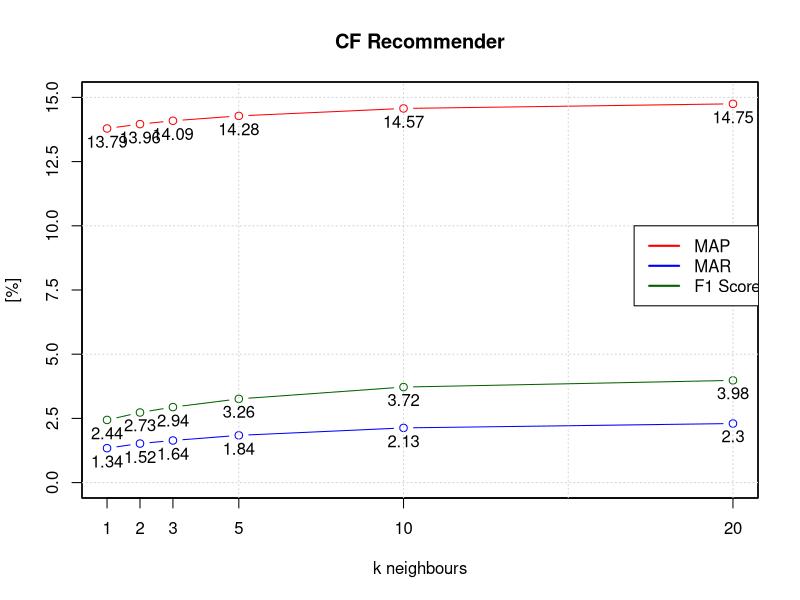
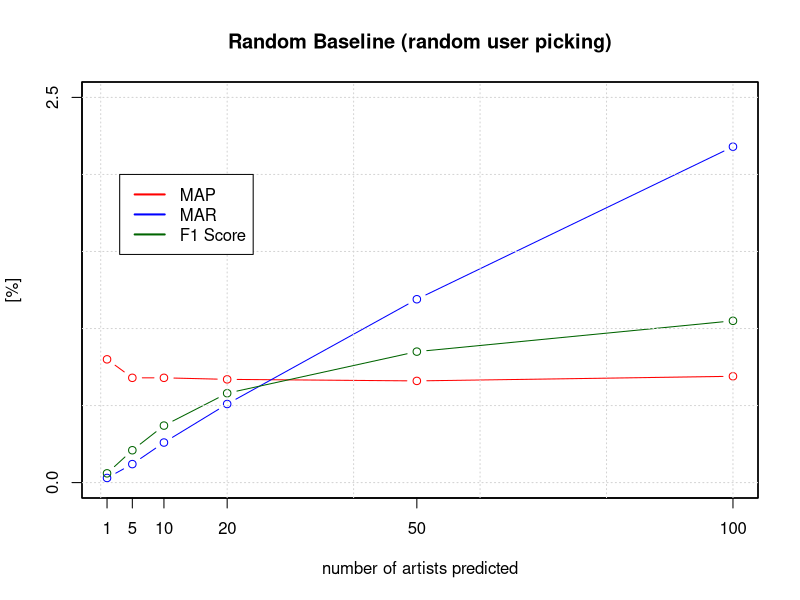
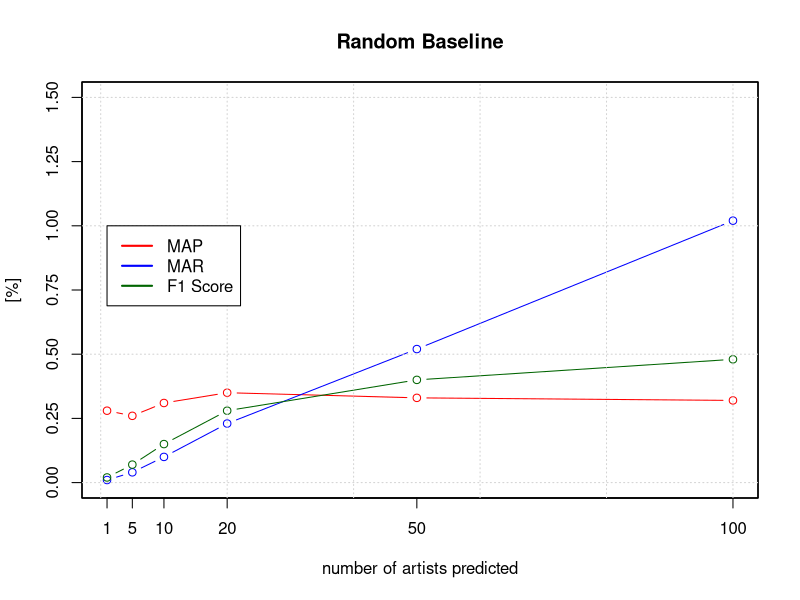
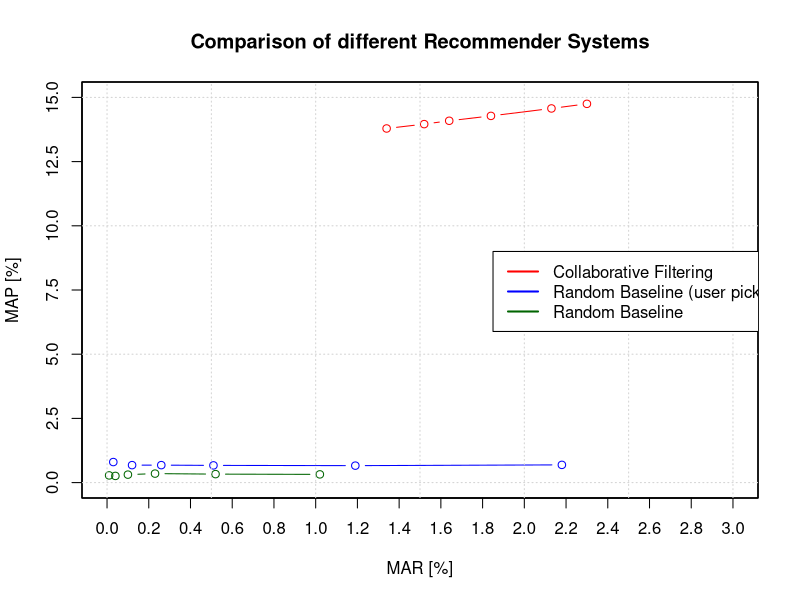

Write R code to recreate these figures, in order.
# CF Recommender

cf_k_neighbours <- c(1, 2, 3, 5, 10, 20)
cf_MAP <- c(13.79, 13.96, 14.09, 14.28, 14.57, 14.75)
cf_MAR <- c(1.34, 1.52, 1.64, 1.84, 2.13, 2.3)
cf_F1 <- c(2.44, 2.73, 2.94, 3.26, 3.72, 3.98)

plot(cf_k_neighbours, cf_MAP, type="b", xaxt="n", yaxt="n", xlab="k neighbours", ylab="[%]", col="red", ylim=c(0,15), main="CF Recommender")
par(new=TRUE)
plot(cf_k_neighbours, cf_MAR, type="b", xaxt="n", yaxt="n", xlab="", ylab="", col="blue", ylim=c(0,15))
par(new=TRUE)
plot(cf_k_neighbours, cf_F1, type="b", xaxt="n", yaxt="n", xlab="", ylab="", col="darkgreen", ylim=c(0,15))
axis(1, at=cf_k_neighbours, labels=cf_k_neighbours)
axis(2, at=seq(0,15,by=2.5))
grid()
legend(17, 10, c("MAP", "MAR", "F1 Score"), lty=c(1,1), lwd=2, col=c("red", "blue", "darkgreen"))
text(cf_k_neighbours, cf_MAP-0.5, cf_MAP)
text(cf_k_neighbours, cf_MAR-0.5, cf_MAR)
text(cf_k_neighbours, cf_F1-0.5, cf_F1)
par(new=FALSE)


# Random Baseline (Ours)
rb_n_artists <- c(1, 5, 10, 20, 50, 100)
rb_MAP <- c(0.8, 0.68, 0.68, 0.67, 0.66, 0.69)
rb_MAR <- c(0.03, 0.12, 0.26, 0.51, 1.19, 2.18)
rb_F1 <- c(0.06, 0.21, 0.37, 0.58, 0.85, 1.05)

plot(rb_n_artists, rb_MAP, type="b", xaxt="n", yaxt="n", xlab="number of artists predicted", ylab="[%]", col="red", ylim=c(0,2.5), main="Random Baseline (random user picking)")
par(new=TRUE)
plot(rb_n_artists, rb_MAR, type="b", xaxt="n", yaxt="n", xlab="", ylab="", col="blue", ylim=c(0,2.5))
par(new=TRUE)
plot(rb_n_artists, rb_F1, type="b", xaxt="n", yaxt="n", xlab="", ylab="", col="darkgreen", ylim=c(0,2.5))
axis(1, at=rb_n_artists, labels=rb_n_artists)
axis(2, at=seq(0,15,by=2.5))
grid()
legend(3, 2, c("MAP", "MAR", "F1 Score"), lty=c(1,1), lwd=2, col=c("red", "blue", "darkgreen"))
par(new=FALSE)

# Random Baseline (his)

rb2_n_artists <- c(1, 5, 10, 20, 50, 100)
rb2_MAP <- c(0.28, 0.26, 0.31, 0.35, 0.33, 0.32)
rb2_MAR <- c(0.01, 0.04, 0.1, 0.23, 0.52, 1.02)
rb2_F1 <- c(0.02, 0.07, 0.15, 0.28, 0.4, 0.48)

plot(rb2_n_artists, rb2_MAP, type="b", xaxt="n", yaxt="n", xlab="number of artists predicted", ylab="[%]", col="red", ylim=c(0,1.5), main="Random Baseline")
par(new=TRUE)
plot(rb2_n_artists, rb2_MAR, type="b", xaxt="n", yaxt="n", xlab="", ylab="", col="blue", ylim=c(0,1.5))
par(new=TRUE)
plot(rb2_n_artists, rb2_F1, type="b", xaxt="n", yaxt="n", xlab="", ylab="", col="darkgreen", ylim=c(0,1.5))
axis(1, at=rb2_n_artists, labels=rb2_n_artists)
axis(2, at=seq(0,1.5,by=0.25))
grid()
legend(1, 1, c("MAP", "MAR", "F1 Score"), lty=c(1,1), lwd=2, col=c("red", "blue", "darkgreen"))
par(new=FALSE)


# Compare results
plot(cf_MAR, cf_MAP, type="b", xaxt="n", yaxt="n", xlab="MAR [%]", ylab="MAP [%]", col="red", ylim=c(0,15), xlim=c(0,3), main="Comparison of different Recommender Systems")
par(new=TRUE)
plot(rb_MAR, rb_MAP, type="b", xaxt="n", yaxt="n", xlab="", ylab="", col="blue", ylim=c(0,15), xlim=c(0,3))
par(new=TRUE)
plot(rb2_MAR, rb2_MAP, type="b", xaxt="n", yaxt="n", xlab="", ylab="", col="darkgreen", ylim=c(0,15), xlim=c(0,3))
axis(1, at=seq(0, 3, 0.2))
axis(2, at=seq(0,15,by=2.5))
grid()
legend(1.85, 9, c("Collaborative Filtering", "Random Baseline (user picking)", "Random Baseline"), lty=c(1,1), lwd=2, col=c("red", "blue", "darkgreen"))
